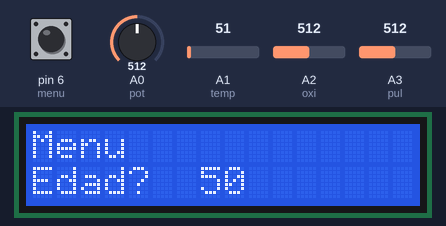
A sketch run on a simulated Arduino Uno, built with avr-gcc and run on an emulated ATmega328P. On the bench: 16×2 character LCD. Inputs (shaded band) come from the test bench; at power-on: pin 6 (menu) HIGH, A2 (oxi) = 512, A0 (pot) = 512, A1 (temp) = 51, A3 (pul) = 512. What the sketch prints to the serial monitor is not drawn.

Above: at 1.2 s.
1.3 s: pin 6 (menu) pulled LOW for 3.2 s
At 5.7 s:
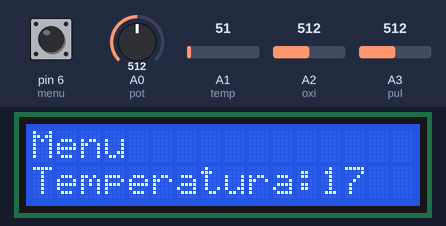
6.0 s: pin 6 (menu) pulled LOW for 0.6 s
At 7.2 s:
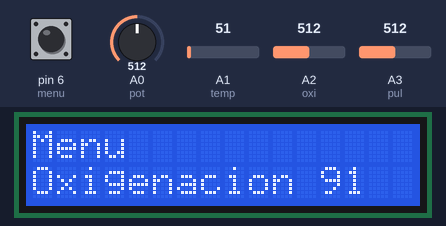
8.1 s: A2 (oxi) set to 306
At 8.4 s:
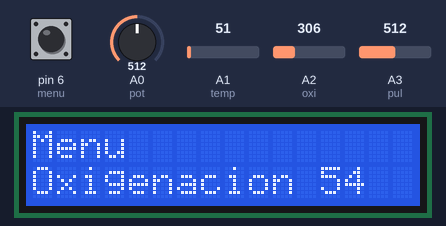
9.6 s: A2 (oxi) set to 716
At 9.9 s:
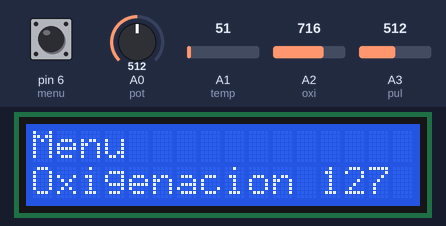
11.1 s: A2 (oxi) set to 992
At 11.7 s:
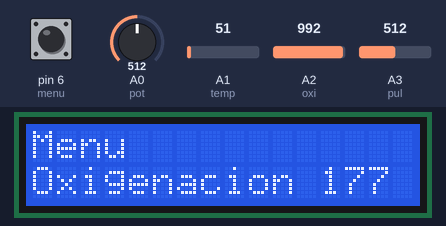
12.6 s: pin 6 (menu) pulled LOW for 1 s
At 13.1 s:
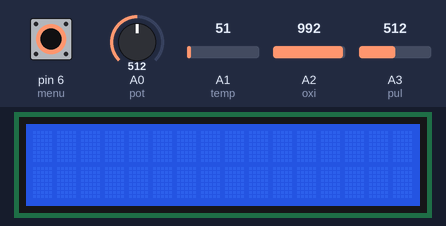
Timing chart, 0 to 15.6 s (numbered marks = the images above; inputs shaded):
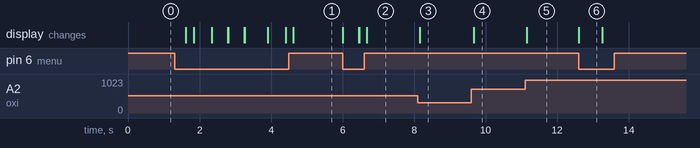

Measured:
- after the input at 1.3 s, the display: first changes after 0.32 s (image 1 shows a later state)
- after the input at 6.0 s, the display: first changes at once (image 2 shows a later state)
- after the input at 8.1 s, the display: changes after 0.05 s (image 3)
- after the input at 9.6 s, the display: changes after 0.06 s (image 4)
- after the input at 11.1 s, the display: changes at once (image 5)
- after the input at 12.6 s, the display: changes at once (image 6)
- what the display in image 6 shows lasts 0.7 s, from 12.6 s to 13.3 s

The sketch:

sketch_may20a_arduinoMaster.ino
```cpp
// primero se ponen las librerías que vas a utilizar

#include <LiquidCrystal_I2C.h>

// RENAP, declaración de mis hijos (variables)

//analógico
int pot = A0;
int temp = A1;
int oxi = A2;
int pul = A3;


// digital
int menu = 6;
int contador = 0;
int edad = 0;
int valorPot;
int bandera = 0;
int valoredad = 0;
int Temperatura = 0;
int nuevopulso;
int oximetro = 0;
int valorTemperatura = 0;
int valorPulso = 0;
int pulso = 0;
int valorOxigenacion = 0;

int temporaledad = 0;
int temporaloxigeno = 0;


LiquidCrystal_I2C lcd (0x27,16,2); //RENAP de mi LCD

//void setup es cuando a mis variables les asigno la carrera y su propósito en la vida
void setup()
{
lcd.init();
lcd.backlight();
Serial.begin(9600);

 pinMode(pot,INPUT);
 pinMode(pul, INPUT);
 pinMode(menu,INPUT_PULLUP); //configuracion interna
 pinMode(temp,INPUT);
 pinMode(oxi,INPUT);


  //lcd.begin(16, 2); // Set up the number of columns and rows on the LCD.

}

void loop()
{
    //lcd.clear();


  //lee el valor en analogRead, mapea en valorPot y lo guarda en edad (edad es un hijo)
  valorPot = analogRead(pot);
  edad = map(valorPot,0,1023,1,100);

  //lee el valor en analogRead, mapea en temporalTemp y lo guarda en temperatura (edad es un hijo)
  int temporaltemp = analogRead(temp);
  Temperatura = map(temporaltemp,20,358,15,40); //apuntar valor de tarea aqui

    //lee el valor en analogRead, mapea en valorPot y lo guarda en pulso (pulso es un hijo)
  int temporalPulso = analogRead(pul);
  pulso = map(temporalPulso,0,1023,1,200);


  //lee el valor en analogRead, mapea en temporalOxi y lo guarda en oxigenación (edad es un hijo)
  int temporaloxi = analogRead(oxi);
  oximetro = map(temporaloxi,0,560,0,100);

  //cambiar opciones del menu
   if(digitalRead(menu)==LOW){ //cuando apacho cambia el valor de la bandera para hacer otras cosas en el menu
     bandera++;
     lcd.clear();
     delay(200);
  }

  //es para que cambie en el menu
    switch(bandera){

    //si no apacho el boton, bandera es 0 y está en edad
    case 0:

    //lcd.clear();
    lcd.setCursor(0,0);
    lcd.print("Menu");
    lcd.setCursor(0,1);
    lcd.print("Edad?");
      if (temporaledad != edad){
	    lcd.clear();
    lcd.setCursor(0,0);
    lcd.print("Menu");
    lcd.setCursor(0,1);
    lcd.print("Edad?");

  	lcd.setCursor(7,1);

      temporaledad=edad;
      lcd.print(edad);

    }
  //lcd.print(edad);
          Serial.print("B");
      Serial.println(bandera);


    valoredad = edad;


    //Serial.println(valorPot);

    delay(500);
    break;

    case 1:


    lcd.setCursor(0,0);
    lcd.print("Menu");
    lcd.setCursor(0,1);
    lcd.print("Temperatura:");
    lcd.setCursor(12,1);
    lcd.print(Temperatura);

    valorTemperatura = Temperatura; //se queda grabada la temperatura
     //Serial.println(temporaltemp);
     Serial.print("B");
     Serial.println(bandera);

    delay(500);

    break;

    case 2:
  	  //delay(1000); // Esperar 1 segundo
    lcd.setCursor(0,0);
    lcd.print("Menu");
    lcd.setCursor(0,1);
    lcd.print("Temperatura:");
    lcd.setCursor(12,1);
    lcd.print(valorTemperatura);
         Serial.print("T");
      Serial.println(valorTemperatura);


      break;


    case 3:


    lcd.setCursor(0,0);
    lcd.print("Menu");
    lcd.setCursor(0,1);
    lcd.print("Pulso");

            Serial.print("B");
      Serial.println(bandera);


    if (temporalPulso != pulso){
	    lcd.clear();
    lcd.setCursor(0,0);
    lcd.print("Menu");
    lcd.setCursor(0,1);
    lcd.print("Pulso");

    lcd.setCursor(12,1);


    temporalPulso = pulso;
    lcd.print(pulso);
    }
    lcd.setCursor(12,1);
    lcd.print(pulso);
        valorPulso = pulso;

  	//delay(500);
    break;


    case 4:

          lcd.setCursor(0,0);
    lcd.print("Menu");
    lcd.setCursor(0,1);
    lcd.print("Pulso");
	  lcd.setCursor(7,1);
    lcd.print(valorPulso);
            Serial.print("P");
      Serial.println(valorPulso);


      break;


    case 5:

    lcd.setCursor(0,0);
    lcd.print("Menu");
    lcd.setCursor(0,1);
    lcd.print("Oxigenacion");

            Serial.print("B");
      Serial.println(bandera);


    if (temporaloxigeno != oximetro){
	    lcd.clear();
    lcd.setCursor(0,0);
    lcd.print("Menu");
    lcd.setCursor(0,1);
    lcd.print("Oxigenacion");

    lcd.setCursor(12,1);


    temporaloxigeno = oximetro;
    lcd.print(oximetro);
    }
    lcd.setCursor(12,1);
    lcd.print(oximetro);

    valorOxigenacion = oximetro;
    //Serial.println(temporaloxi);

  	//   delay(500);
    break;

      case 6:

            lcd.setCursor(0,0);
    lcd.print("Menu");
    lcd.setCursor(0,1);
    lcd.print("Oxigenacion");
       lcd.setCursor(12,1);
    lcd.print(valorOxigenacion);

            Serial.print("O");
      Serial.println(valorOxigenacion);

      break;


    //regresa a la primera opcion del menu
    case 7:
    bandera = 0;
      Serial.print("B");
      Serial.println(bandera);

    break;

  }

}
```
